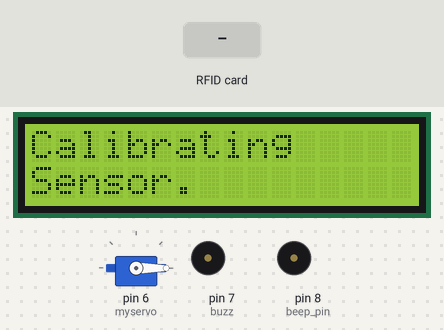
Bench run of a sketch on a simulated Arduino Uno, built with avr-gcc and run on an emulated ATmega328P. On the bench: servo, 16×2 character LCD, buzzer (waves = sounding, pin HIGH). The test bench sets the inputs (shaded band). Pins used as bus, display or sensor lines are not drawn; what the sketch prints to the serial monitor is not drawn.

Above: at 1.7 s.
At 7.2 s:
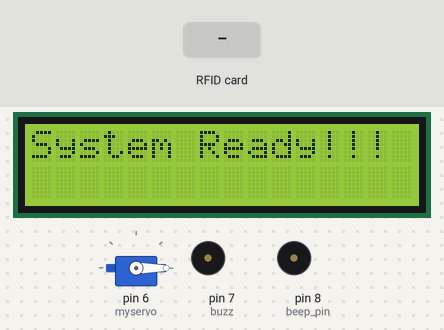
9.0 s: RFID card 5C 7A 2C 17 held to the reader
At 12.9 s:
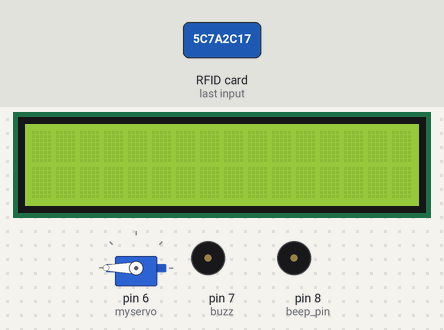
At 18.4 s:
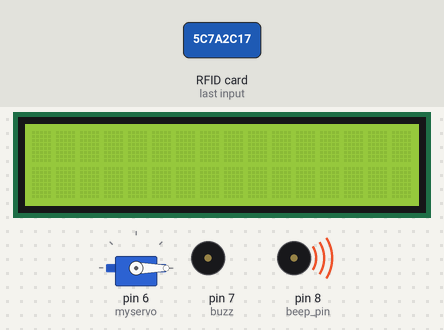
Timing chart, 0 to 19.2 s (numbered marks = the images above; inputs shaded):
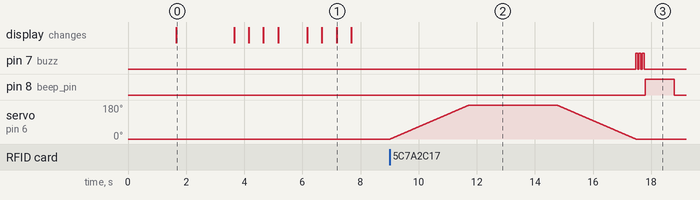

The sketch:

RFID_TESTER.ino
```cpp
#include <Wire.h>
#include <SPI.h>
#include <MFRC522.h>
#include <LiquidCrystal_I2C.h>
int led = 8;
int buzz = 7;
LiquidCrystal_I2C lcd(0x27,16,2);

#define SS_PIN 10
#define RST_PIN 9
MFRC522 mfrc522(SS_PIN, RST_PIN);   // Create MFRC522 instance.
#define beep_pin 8
//LiquidCrystal lcd(13,12,11,6,5,4,3);

 #include <Servo.h>
Servo myservo;
 void welcome(void)
{
   lcd.begin();  lcd.backlight(); pinMode(led , OUTPUT);
   lcd.setCursor(3, 1);    lcd.print("RFID Based");   lcd.setCursor(3, 0);   lcd.print("Door Lock");
  delay(1500);   lcd.clear();
  lcd.print("Calibrating ");   lcd.setCursor(0,1);   lcd.print("Sensor.");   delay(2000);  lcd.print("."); delay(500);  lcd.print("."); delay(500);
  lcd.print("."); delay(500);
  lcd.clear();   lcd.print("System Ready"); delay(1000);    lcd.print("!"); delay(500);  lcd.print("!"); delay(500);    lcd.print("!"); delay(500);
  lcd.clear();  delay(100);
}
void setup()
{

  Serial.begin(9600);
  pinMode(beep_pin,OUTPUT);
  pinMode(buzz ,OUTPUT);
  digitalWrite(beep_pin,LOW);


  SPI.begin();      // Initiate  SPI bus
  mfrc522.PCD_Init();   // Initiate MFRC522
  Serial.println("Put your card to the reader...");
  Serial.println();

  myservo.attach(6);
   myservo.write(0);
   welcome();
}
void loop()
{

  // Look for new cards
  if ( ! mfrc522.PICC_IsNewCardPresent())
  {
    return;
  }
  // Select one of the cards
  if ( ! mfrc522.PICC_ReadCardSerial())
  {
    return;
  }
  //Show UID on serial monitor
  Serial.print("UID tag :");
  String content= "";
  byte letter;
  for (byte i = 0; i < mfrc522.uid.size; i++)
  {
     Serial.print(mfrc522.uid.uidByte[i] < 0x10 ? " 0" : " ");
     Serial.print(mfrc522.uid.uidByte[i], HEX);
     content.concat(String(mfrc522.uid.uidByte[i] < 0x10 ? " 0" : " "));
     content.concat(String(mfrc522.uid.uidByte[i], HEX));
  }
  Serial.println();
  Serial.print("Message : ");
  content.toUpperCase();


  if (content.substring(1) == "5C 7A 2C 17"|| content.substring(1) == "F9 54 73 B3"  ) //change here the UID of the card/cards that you want to give access
  {
    Serial.println("Authorized access");
    unlock();
     lock();
   // delay(1200);
   digitalWrite(buzz,HIGH);
   delay(70);
   digitalWrite(buzz,LOW);
   delay(40);
   digitalWrite(buzz,HIGH);
   delay(70);
   digitalWrite(buzz,LOW);
   delay(40);
   digitalWrite(buzz,HIGH);
   delay(70);
   digitalWrite(buzz,LOW);
   delay(40);
    digitalWrite(led ,HIGH);
    delay(1000);
    digitalWrite(led,LOW);
  }

 else   {
   Serial.println(" Access Denied");
  // delay(1000);
   digitalWrite(led ,LOW);
   digitalWrite(buzz,HIGH);
   delay(2000);
   digitalWrite(buzz,LOW);
 }
}
void unlock()
{
 for (int pos = 0; pos <= 180; pos += 1)
     { // goes from 0 degrees to 180 degrees in steps of 1 degree
     myservo.write(pos);              // tell servo to go to position in variable 'pos'
     delay(15);                       // waits 15ms for the servo to reach the position
     }
 delay(3000);
}
void lock()
{
   for (int pos = 180; pos >= 0; pos -= 1) { // goes from 180 degrees to 0 degrees
    myservo.write(pos);              // tell servo to go to position in variable 'pos'
    delay(15);                       // waits 15ms for the servo to reach the position
  }}
```

Measured:
- after the input at 9.0 s, pin 7 (buzz): alternates HIGH for 0.07 s and LOW for 0.04 s, 6 changes in all, then stays LOW, starting after 8.5 s; pin 8 (beep_pin): LOW → HIGH after 8.8 s, → LOW 1.0 s later; servo on pin 6 (myservo): rises from 0° to 180° in 2.7 s, then falls to 0° in 5.7 s
- what the display in image 1 shows lasts 0.5 s, from 7.2 s to 7.7 s
